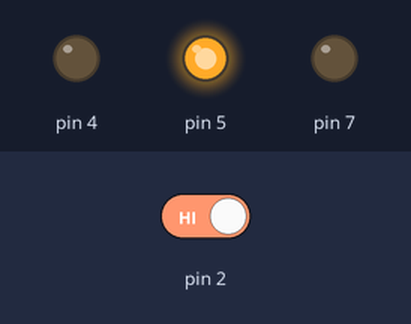
Bench run of a sketch on a simulated Arduino Uno, built with avr-gcc and run on an emulated ATmega328P. Parts: output pins drawn as LEDs (lit = HIGH). Dashed ring = blinking. The inputs (shaded band) are chosen by the test bench; at power-on: pin 2 HIGH.

Above: at 1.91 s.
3.3 s: pin 2 driven LOW
At 4.2 s:
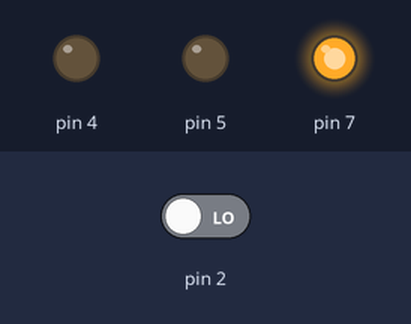
4.8 s: pin 2 driven HIGH
At 5.5 s:
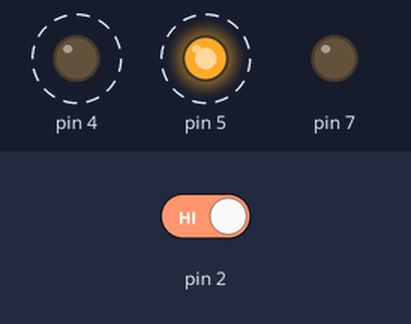
Timing chart, 0 to 13.8 s (numbered marks = the images above; inputs shaded):
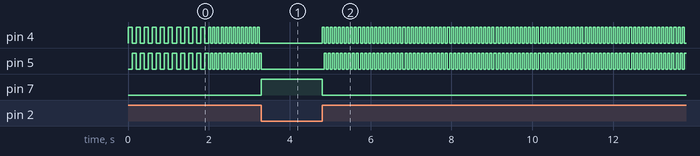

Measured:
- after the input at 3.3 s, pin 4: stops changing and stays LOW; pin 5: goes on until 3.3 s, then stays LOW; pin 7: LOW → HIGH at once
- after the input at 4.8 s, pin 4: alternates HIGH for 0.05 s and LOW for 0.05 s, starting at once; pin 5: alternates HIGH for 0.05 s and LOW for 0.05 s, starting after 0.05 s; pin 7: HIGH → LOW at once
- by itself, pin 4, pin 5: alternates HIGH for 0.05 s and LOW for 0.05 s

The sketch:

Project_1_Startship.ino
```cpp
int switchState = 0;

void Blink(int delayTime)
{
    // turn one of the red on
    digitalWrite(4, HIGH);
    digitalWrite(5, LOW);

    // wait
    delay(delayTime);

    // turn the other red on
    digitalWrite(4, LOW);
    digitalWrite(5, HIGH);

    // wait again before blinking
    delay(delayTime);
}

void TurnGreen(boolean on)
{
    digitalWrite(7, on ? HIGH : LOW);
}

void TurnRed(boolean on)
{
    digitalWrite(4, on ? HIGH : LOW);
    digitalWrite(5, on ? HIGH : LOW);
}

void setup()
{
  // put your setup code here, to run once:
    pinMode(2, INPUT);
    pinMode(4, OUTPUT);
    pinMode(5, OUTPUT);
    pinMode(7, OUTPUT);

    // turn everythin off
    TurnGreen(false);
    TurnRed(false);

    // blink 5x
    for(int i = 0; i < 10; ++i)
    {
        Blink(100);
    }
}

void loop()
{
    // put your main code here, to run repeatedly:

    // read state
    switchState = digitalRead(2);

    if(switchState == LOW)
    {
        // button is not pressed

        // turn on green
        TurnGreen(true);
        // turn off reds
        TurnRed(false);
    }
    else
    {
        // turn off green
        TurnGreen(false);

        // blink
        Blink(50);

    }
}
```
